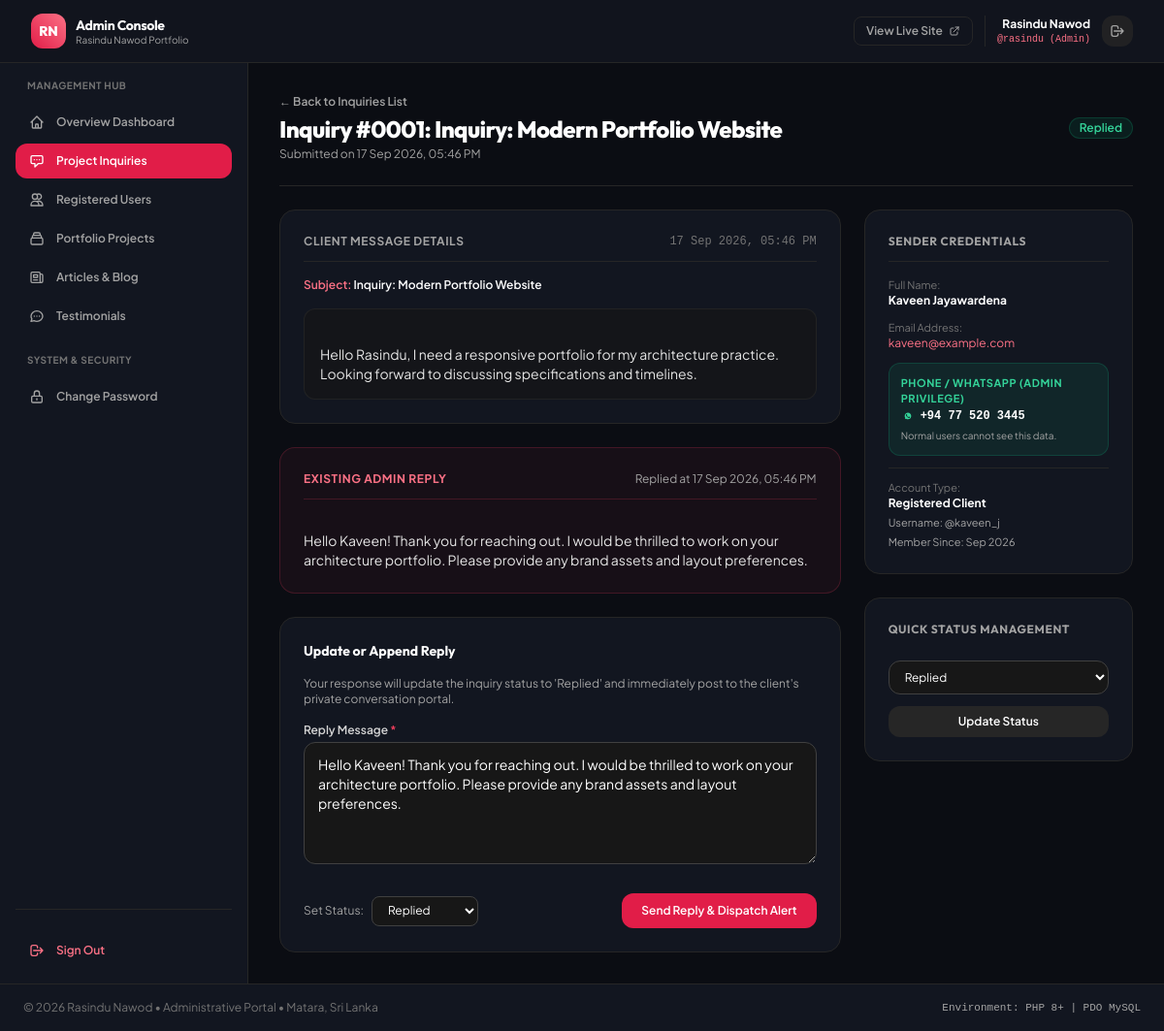
The page /admin/message-view.php?id=1 (signed in) on the database its author committed.
### tables this page shows
CREATE TABLE IF NOT EXISTS `users` (
  `id` INT UNSIGNED AUTO_INCREMENT PRIMARY KEY,
  `full_name` VARCHAR(150) NOT NULL,
  `username` VARCHAR(50) NOT NULL UNIQUE,
  `email` VARCHAR(191) NOT NULL UNIQUE,
  `phone` VARCHAR(25) NOT NULL,
  `password` VARCHAR(255) NOT NULL,
  `role` ENUM('user', 'admin') DEFAULT 'user',
  `profile_image` VARCHAR(255) DEFAULT NULL,
  `status` ENUM('active', 'disabled') DEFAULT 'active',
  `last_login` DATETIME DEFAULT NULL,
  `created_at` TIMESTAMP DEFAULT CURRENT_TIMESTAMP,
  `updated_at` TIMESTAMP DEFAULT CURRENT_TIMESTAMP ON UPDATE CURRENT_TIMESTAMP,
  INDEX `idx_users_role` (`role`),
  INDEX `idx_users_status` (`status`)
);

CREATE TABLE IF NOT EXISTS `contact_messages` (
  `id` INT UNSIGNED AUTO_INCREMENT PRIMARY KEY,
  `user_id` INT UNSIGNED NULL,
  `name` VARCHAR(150) NOT NULL,
  `email` VARCHAR(191) NOT NULL,
  `phone` VARCHAR(30) NOT NULL,
  `subject` VARCHAR(200) NOT NULL,
  `message` TEXT NOT NULL,
  `status` ENUM('Unread', 'Read', 'In Progress', 'Replied', 'Closed') DEFAULT 'Unread',
  `admin_reply` TEXT NULL,
  `replied_at` DATETIME NULL,
  `created_at` TIMESTAMP DEFAULT CURRENT_TIMESTAMP,
  `updated_at` TIMESTAMP DEFAULT CURRENT_TIMESTAMP ON UPDATE CURRENT_TIMESTAMP,
  INDEX `idx_contact_user` (`user_id`),
  INDEX `idx_contact_status` (`status`),
  CONSTRAINT `fk_contact_user` FOREIGN KEY (`user_id`) REFERENCES `users` (`id`) ON DELETE SET NULL
);

### includes/admin_auth.php (called while the page is built, shortened)
<?php
function requireAdmin(): array {
    $adminId = $_SESSION['admin_id'] ?? ($_SESSION['user_id'] ?? null);
    try {
        $pdo = getDatabaseConnection();
        $stmt = $pdo->prepare("SELECT id, full_name, username, email, phone, role, status FROM users WHERE id = :id AND role = 'admin' LIMIT 1");
        $stmt->execute([':id' => $adminId]);
        $admin = $stmt->fetch();
        return $admin;
    } catch (Exception $e) {
        error_log("Admin Auth Error: " . $e->getMessage());
        return [
            'id' => $adminId,
            'full_name' => $_SESSION['admin_username'] ?? 'Rasindu Nawod',
            'username' => $_SESSION['admin_username'] ?? 'rasindu',
            'email' => ADMIN_EMAIL,
            'phone' => PHONE_NUMBER,
            'role' => 'admin',
            'status' => 'active',
        ];
    }
}

### admin/message-view.php (the view, shortened to what this page needs)
<?php
require_once __DIR__ . '/includes/admin_header.php';
require_once __DIR__ . '/includes/admin_sidebar.php';
$pdo = getDatabaseConnection();
$msgId = isset($_GET['id']) ? (int)$_GET['id'] : 0;
$msg = null;
$linkedUser = null;
try {
    $stmt = $pdo->prepare("SELECT * FROM contact_messages WHERE id = :id LIMIT 1");
    $stmt->execute([':id' => $msgId]);
    $msg = $stmt->fetch();
    if ($msg && !empty($msg['user_id'])) {
        $uStmt = $pdo->prepare("SELECT id, full_name, username, email, phone, created_at, status FROM users WHERE id = :uid LIMIT 1");
        $uStmt->execute([':uid' => $msg['user_id']]);
        $linkedUser = $uStmt->fetch();
    }
} catch (PDOException $e) {
    error_log("Message fetch error: " . $e->getMessage());
}
?>
<main class="flex-1 p-6 sm:p-8 bg-[#0b0d13] overflow-y-auto space-y-6">
    <div class="flex flex-col sm:flex-row sm:items-center justify-between gap-4 pb-6 border-b border-neutral-800">
        <div>
            <a href="messages.php" class="text-xs font-semibold text-neutral-400 hover:text-rose-400 transition-colors flex items-center gap-1 mb-1">
                ← Back to Inquiries List
            </a>
            <h1 class="text-2xl font-extrabold font-heading text-white tracking-tight">
                Inquiry #<?= str_pad($msg['id'], 4, '0', STR_PAD_LEFT); ?>: <?= sanitize($msg['subject']); ?>
            </h1>
            <p class="text-xs text-neutral-400 mt-0.5">
                Submitted on <?= formatDateTime($msg['created_at']); ?>
            </p>
        </div>
        <div class="flex items-center gap-3">
            <?= renderStatusBadge($msg['status']); ?>
        </div>
    </div>
    <div class="grid grid-cols-1 lg:grid-cols-12 gap-6">
        <div class="lg:col-span-8 space-y-6">
            <div class="p-6 rounded-2xl bg-[#121620] border border-neutral-800 shadow-xs space-y-4">
                <div class="flex items-center justify-between border-b border-neutral-800 pb-3">
                    <span class="text-xs font-bold text-neutral-400 uppercase tracking-wider">
                        Client Message Details
                    </span>
                    <span class="text-xs font-mono text-neutral-500">
                        <?= formatDateTime($msg['created_at']); ?>
                    </span>
                </div>
                <div class="text-xs font-semibold text-rose-400">
                    Subject: <span class="text-white"><?= sanitize($msg['subject']); ?></span>
                </div>
                <div class="p-4 rounded-xl bg-neutral-900/60 border border-neutral-800/80 text-neutral-200 text-xs sm:text-sm leading-relaxed whitespace-pre-line">
                    <?= sanitize($msg['message']); ?>
                </div>
            </div>
            <?php if (!empty($msg['admin_reply'])): ?>
                <div class="p-6 rounded-2xl bg-rose-500/5 border border-rose-500/20 shadow-xs space-y-3">
                    <div class="flex items-center justify-between border-b border-rose-500/20 pb-3">
                        <span class="text-xs font-bold text-rose-400 uppercase tracking-wider">
                            Existing Admin Reply
                        </span>
                        <span class="text-xs text-neutral-400">
                            Replied at <?= formatDateTime($msg['replied_at']); ?>
                        </span>
                    </div>
                    <p class="text-xs sm:text-sm text-neutral-200 leading-relaxed whitespace-pre-line">
                        <?= sanitize($msg['admin_reply']); ?>
                    </p>
                </div>
            <?php endif; ?>
            <div class="p-6 rounded-2xl bg-[#121620] border border-neutral-800 shadow-xs space-y-4">
                <h2 class="text-sm font-bold font-heading text-white">
                    <?= !empty($msg['admin_reply']) ? 'Update or Append Reply' : 'Send Direct Reply to Client'; ?>
                </h2>
                <p class="text-xs text-neutral-400">
                    Your response will update the inquiry status to 'Replied' and immediately post to the client's private conversation portal.
                </p>
                <form action="message-view.php?id=<?= (int)$msg['id']; ?>" method="POST" class="space-y-4">
                    <div>
                        <label for="admin_reply" class="block text-xs font-semibold text-neutral-300 mb-1">
                            Reply Message <span class="text-rose-500">*</span>
                        </label>
                        <textarea
                            name="admin_reply"
                            id="admin_reply"
                            rows="5"
                            required
                            placeholder="Write your professional response, quote estimate, or project milestones..."
                            class="w-full px-3.5 py-3 rounded-xl bg-neutral-900 border border-neutral-700 text-white text-xs sm:text-sm focus:outline-none focus:ring-2 focus:ring-rose-500"
                        ><?= sanitize($msg['admin_reply'] ?? ''); ?></textarea>
                    </div>
                    <div class="flex flex-col sm:flex-row sm:items-center justify-between gap-4 pt-2">
                        <div class="flex items-center gap-2">
                            <label for="new_status" class="text-xs text-neutral-400">Set Status:</label>
                            <select
                                name="new_status"
                                id="new_status"
                                class="px-3 py-1.5 rounded-lg bg-neutral-900 border border-neutral-700 text-xs text-white"
                            >
                                <option value="Replied" <?= $msg['status'] === 'Replied' ? 'selected' : ''; ?>>Replied</option>
                            </select>
                        </div>
                        <button
                            type="submit"
                            class="px-5 py-2.5 rounded-xl bg-rose-600 hover:bg-rose-700 text-white font-semibold text-xs transition-colors shadow-xs"
                        >
                            <span>Send Reply & Dispatch Alert</span>
                        </button>
                    </div>
                </form>
            </div>
        </div>
        <div class="lg:col-span-4 space-y-6">
            <div class="p-6 rounded-2xl bg-[#121620] border border-neutral-800 shadow-xs space-y-4">
                <h2 class="text-xs font-bold text-neutral-400 uppercase tracking-wider border-b border-neutral-800 pb-3">
                    Sender Credentials
                </h2>
                <div class="space-y-3 text-xs">
                    <div>
                        <span class="block text-[11px] text-neutral-500">Full Name:</span>
                        <span class="font-bold text-white"><?= sanitize($msg['name']); ?></span>
                    </div>
                    <div>
                        <span class="block text-[11px] text-neutral-500">Email Address:</span>
                        <a href="mailto:<?= sanitize($msg['email']); ?>" class="text-rose-400 hover:underline">
                            <?= sanitize($msg['email']); ?>
                        </a>
                    </div>
                    <div class="p-3 rounded-xl bg-emerald-500/10 border border-emerald-500/20">
                        <span class="block text-[11px] font-bold text-emerald-400 uppercase tracking-wider mb-0.5">
                            Phone / WhatsApp (Admin Privilege)
                        </span>
                        <a href="https://wa.me/<?= preg_replace('/[^0-9]/', '', $msg['phone']); ?>" target="_blank" class="font-mono font-bold text-white hover:text-emerald-300 transition-colors flex items-center gap-1.5">
                            <span><?= sanitize($msg['phone']); ?></span>
                        </a>
                        <span class="block text-[10px] text-neutral-400 mt-1">Normal users cannot see this data.</span>
                    </div>
                    <?php if ($linkedUser): ?>
                        <div class="pt-3 border-t border-neutral-800 space-y-1">
                            <span class="block text-[11px] text-neutral-500">Account Type:</span>
                            <span class="font-bold text-white">Registered Client</span>
                            <div class="text-[11px] text-neutral-400">Username: @<?= sanitize($linkedUser['username']); ?></div>
                            <div class="text-[11px] text-neutral-400">Member Since: <?= date('M Y', strtotime($linkedUser['created_at'])); ?></div>
                        </div>
                    <?php else: ?>
                        <div class="pt-3 border-t border-neutral-800">
                            <span class="text-[11px] text-neutral-400">Visitor Type: <strong>Guest</strong></span>
                        </div>
                    <?php endif; ?>
                </div>
            </div>
            <div class="p-6 rounded-2xl bg-[#121620] border border-neutral-800 shadow-xs space-y-3">
                <h2 class="text-xs font-bold text-neutral-400 uppercase tracking-wider">
                    Quick Status Management
                </h2>
                <form action="message-view.php?id=<?= (int)$msg['id']; ?>" method="POST" class="space-y-3">
                    <select name="status" class="w-full px-3 py-2 rounded-xl bg-neutral-900 border border-neutral-700 text-xs text-white">
                        <?php foreach (['Unread', 'Read', 'In Progress', 'Replied', 'Closed'] as $st): ?>
                            <option value="<?= $st; ?>" <?= $msg['status'] === $st ? 'selected' : ''; ?>><?= $st; ?></option>
                        <?php endforeach; ?>
                    </select>
                    <button type="submit" class="w-full py-2 rounded-xl bg-neutral-800 hover:bg-neutral-700 text-white text-xs font-semibold transition-colors">
                        Update Status
                    </button>
                </form>
            </div>
        </div>
    </div>
</main>
<?php require_once __DIR__ . '/includes/admin_footer.php'; ?>

### admin/includes/admin_header.php (shortened to what this page needs)
<?php
require_once __DIR__ . '/../../includes/functions.php';
require_once __DIR__ . '/../../includes/admin_auth.php';
$currentAdmin = requireAdmin();
$adminName = $currentAdmin['full_name'] ?? 'Rasindu Nawod';
$adminUsername = $currentAdmin['username'] ?? 'rasindu';
?>
<!DOCTYPE html>
<html lang="en" class="dark">
<head>
    <script src="https://cdn.tailwindcss.com"></script>
</head>
<body class="bg-[#0b0d13] text-neutral-100 min-h-screen flex flex-col antialiased selection:bg-rose-500 selection:text-white">
    <header class="sticky top-0 z-40 bg-[#121620]/90 backdrop-blur-md border-b border-neutral-800">
        <div class="px-4 sm:px-6 lg:px-8 h-16 flex items-center justify-between">
            <div class="flex items-center gap-4">
                <a href="dashboard.php" class="flex items-center gap-2.5">
                    <div class="w-9 h-9 rounded-xl bg-gradient-to-tr from-rose-600 to-rose-400 text-white font-heading font-extrabold flex items-center justify-center text-sm shadow-sm">
                        RN
                    </div>
                    <div class="hidden sm:block">
                        <span class="block text-sm font-bold font-heading text-white tracking-tight">Admin Console</span>
                        <span class="block text-[10px] text-neutral-400 -mt-0.5">Rasindu Nawod Portfolio</span>
                    </div>
                </a>
            </div>
            <div class="flex items-center gap-3">
                <a
                    href="../index.php"
                    target="_blank"
                    class="hidden md:inline-flex items-center gap-1.5 px-3 py-1.5 rounded-lg border border-neutral-800 text-xs font-semibold text-neutral-400 hover:text-white hover:border-neutral-700 transition-colors"
                >
                    <span>View Live Site</span>
                    <svg class="w-3 h-3" fill="none" stroke="currentColor" viewBox="0 0 24 24"><path stroke-linecap="round" stroke-linejoin="round" stroke-width="2" d="M10 6H6a2 2 0 00-2 2v10a2 2 0 002 2h10a2 2 0 002-2v-4M14 4h6m0 0v6m0-6L10 14"/></svg>
                </a>
                <div class="flex items-center gap-3 pl-3 border-l border-neutral-800">
                    <div class="text-right hidden sm:block">
                        <span class="block text-xs font-bold text-white"><?= sanitize($adminName); ?></span>
                        <span class="block text-[10px] text-rose-400 font-mono">@<?= sanitize($adminUsername); ?> (Admin)</span>
                    </div>
                    <a
                        href="logout.php"
                        title="Sign Out"
                        class="p-2 rounded-xl bg-neutral-800/80 hover:bg-rose-500/20 hover:text-rose-400 text-neutral-400 transition-colors"
                    >
                        <svg class="w-4 h-4" fill="none" stroke="currentColor" viewBox="0 0 24 24"><path stroke-linecap="round" stroke-linejoin="round" stroke-width="2" d="M17 16l4-4m0 0l-4-4m4 4H7m6 4v1a3 3 0 01-3 3H6a3 3 0 01-3-3V7a3 3 0 013-3h4a3 3 0 013 3v1"/></svg>
                    </a>
                </div>
            </div>
        </div>
    </header>
    <div class="flex-1 flex flex-col md:flex-row">

### admin/includes/admin_header.php (style rules this page uses)
body { font-family: 'Plus Jakarta Sans', sans-serif; }
h1, h2, h3, h4, .font-heading { font-family: 'Outfit', sans-serif; }

### rows shown on the page
users: full_name "Rasindu Nawod", username "rasindu"
contact_messages: id "0001", subject "Inquiry: Modern Portfolio Website", created_at "17 Sep 2026, 05:46 PM", message "Hello Rasindu, I need a responsive portfolio for my architecture practice. Looking forward to discussing specifications and timelines.", replied_at "17 Sep 2026, 05:46 PM", admin_reply "Hello Kaveen! Thank you for reaching out. I would be thrilled to work on your architecture portfolio. Please provide any brand assets and layout preferences.", new_status "Replied", name "Kaveen Jayawardena", email "kaveen@example.com", phone "+94 77 520 3445", status "Replied"
users: username "kaveen_j", created_at "Sep 2026"
